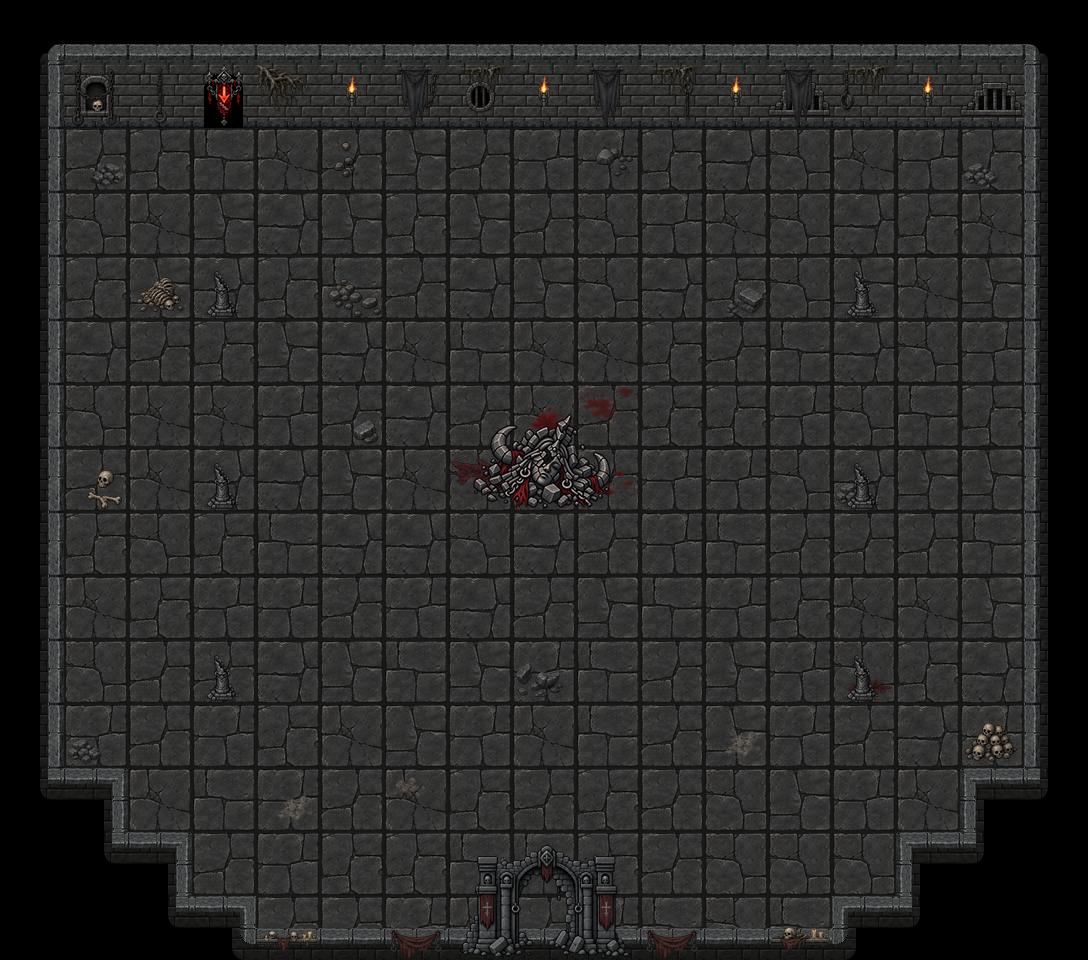

A 2D game scene composited from a Tiled map and its tileset images. What follows is a short description and the map's XML, with each tile layer's data collapsed to a summary:
An orthogonal 17x15 tile map with 64x64 px tiles, 10 tile layers (Ground, WallsBack, WallsFront, Gate, ...), 5 tilesets and 26 objects (trader, rune_master, exit_next_floor, exit_back, awakening_player, ...).

<map version="1.10" tiledversion="1.12.2" orientation="orthogonal" renderorder="right-down" width="17" height="15" tilewidth="64" tileheight="64" infinite="0" nextlayerid="22" nextobjectid="67">
 <properties>
  <property name="enemy_spawn_mode" type="bool" value="false" />
 </properties>
 <tileset firstgid="1" source="../items.tsx" />
 <tileset firstgid="169" source="../act3_floor_64.tsx" />
 <tileset firstgid="177" source="../my_tiles_textured.tsx" />
 <tileset firstgid="350" source="../torches/torches.tsx" />
 <tileset firstgid="354" source="../EnvironmentObjects/environment_objects.tsx" />
 <layer id="1" name="Ground" width="17" height="15">
  <data>[255 cells, 198 non-empty, 8 distinct tile ids]</data>
 </layer>
 <layer id="6" name="WallsBack" width="17" height="15">
  <data>[255 cells, 54 non-empty, 7 distinct tile ids]</data>
 </layer>
 <layer id="5" name="WallsFront" width="17" height="15">
  <data>[255 cells, 21 non-empty, 4 distinct tile ids]</data>
 </layer>
 <layer id="2" name="Gate" width="17" height="15">
  <data>[255 cells, 6 non-empty, 6 distinct tile ids]</data>
 </layer>
 <layer id="16" name="GroundDetails_01" width="17" height="15">
  <data>[255 cells, 21 non-empty, 17 distinct tile ids]</data>
 </layer>
 <layer id="10" name="Objects" width="17" height="15">
  <data>[255 cells, 12 non-empty, 7 distinct tile ids]</data>
 </layer>
 <layer id="15" name="DecorBack_02" width="17" height="15">
  <data>[255 cells, 9 non-empty, 8 distinct tile ids]</data>
 </layer>
 <layer id="3" name="DecorBack_01" width="17" height="15">
  <data>[255 cells, 9 non-empty, 5 distinct tile ids]</data>
 </layer>
 <layer id="14" name="DecorFront_01" width="17" height="15">
  <data>[255 cells, 4 non-empty, 3 distinct tile ids]</data>
 </layer>
 <layer id="19" name="Torches" width="17" height="15">
  <data>[255 cells, 4 non-empty, 1 distinct tile ids]</data>
 </layer>
 <objectgroup id="13" name="Blocked">
  <object id="35" x="21" y="25" width="147" height="82" />
  <object id="36" x="287" y="20" width="776" height="85" />
  <object id="37" x="1042" y="48" width="34" height="896" />
  <object id="38" x="983" y="801" width="82" height="143" />
  <object id="39" x="869" y="918" width="188" height="31" />
  <object id="40" x="922" y="855" width="152" height="27" />
  <object id="41" x="15" y="909" width="212" height="35" />
  <object id="42" x="9" y="46" width="34" height="885" />
  <object id="43" x="78" y="796" width="29" height="96" />
  <object id="45" x="137" y="849" width="43" height="36" />
  <object id="48" x="209.333" y="273.333" width="28" height="30" />
  <object id="49" x="212" y="466" width="27.3333" height="31.3333" />
  <object id="50" x="211.333" y="658.667" width="30" height="28" />
  <object id="51" x="487.333" y="398" width="118" height="84.6667" />
  <object id="52" x="850.667" y="276" width="30" height="24" />
  <object id="53" x="851.333" y="469.333" width="25.3333" height="24.6667" />
  <object id="54" x="844.667" y="658.667" width="33.3333" height="26" />
 </objectgroup>
 <objectgroup id="18" name="NPCs">
  <object id="65" name="trader" x="930.667" y="225.333">
   <point />
  </object>
  <object id="66" name="rune_master" x="793" y="222">
   <point />
  </object>
 </objectgroup>
 <objectgroup id="9" name="Barriers">
  <object id="46" x="269" y="939" width="222" height="15" />
  <object id="47" x="610" y="941" width="215" height="8" />
 </objectgroup>
 <objectgroup id="11" name="Connectors">
  <object id="7" name="exit_next_floor" x="223" y="114">
   <point />
  </object>
  <object id="8" name="exit_back" x="544.667" y="936.667">
   <point />
  </object>
 </objectgroup>
 <objectgroup id="12" name="Entities">
  <object id="32" name="awakening_player" x="672.666" y="483.333">
   <point />
  </object>
  <object id="63" name="awakening_old_man" x="731.333" y="477.333">
   <point />
  </object>
 </objectgroup>
 <objectgroup id="17" name="Enemies" />
 <objectgroup id="21" name="Ores">
  <object id="64" name="black_ores" x="926.167" y="421.333">
   <point />
  </object>
 </objectgroup>
</map>
